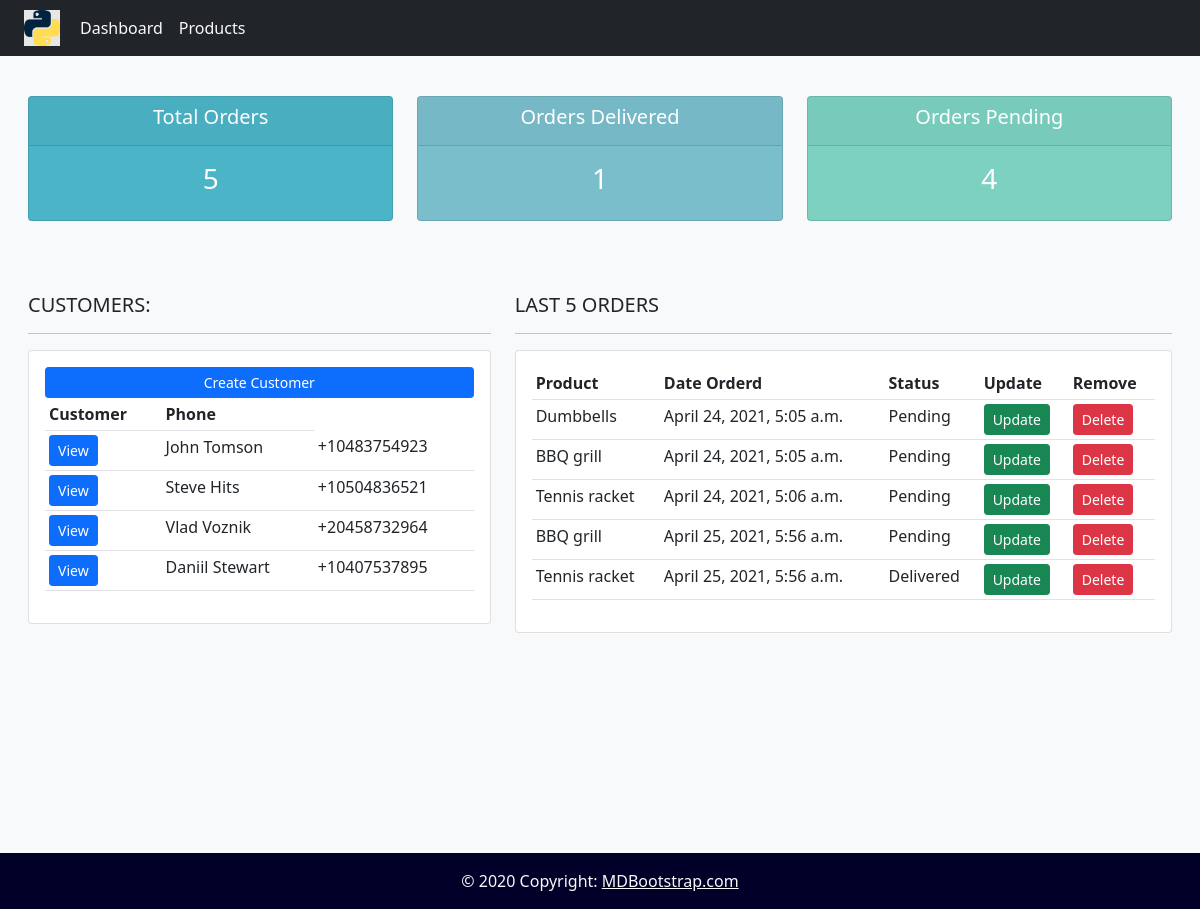
/, run on an earlier commit of the app's database.
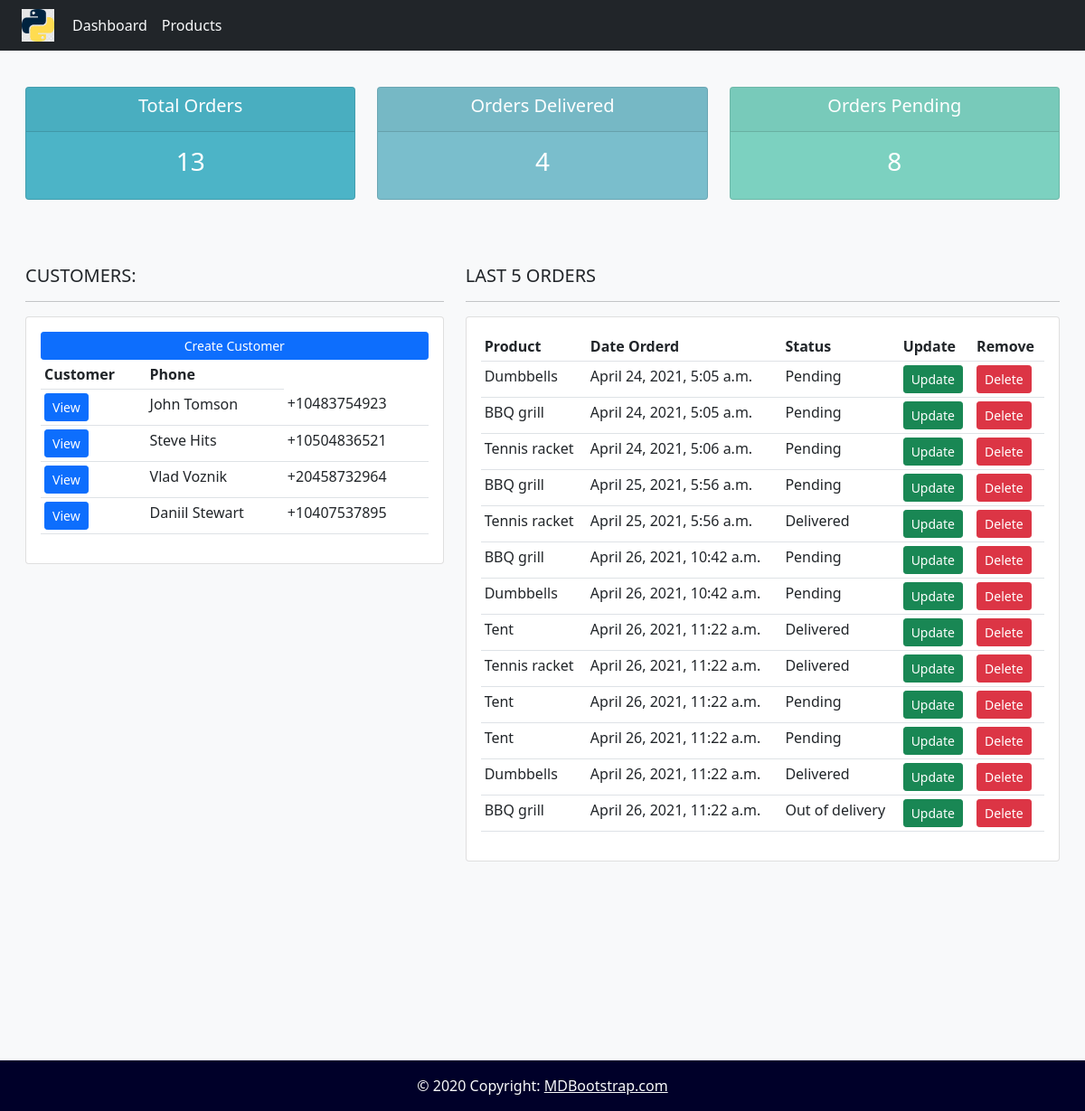
And on a later commit of the database.
### accounts/models.py (models this page shows, shortened)
class Customer(models.Model):
	name					= models.CharField(max_length = 50)
	email 					= models.EmailField(max_length = 250)
	phone_number 			= models.CharField(max_length = 12)
	date_created			= models.DateTimeField(auto_now_add = True ,null = True)
	class Meta:
		verbose_name = "Customer"
		verbose_name_plural = "Customers"

class Order(models.Model):
	STATUS = (
		('Pending','Pending'),
		('Out of delivery','Out of delivery'),
		('Delivered','Delivered')
		)
	customer 			= models.ForeignKey(Customer, null = True, on_delete=models.SET_NULL)
	product 			= models.ForeignKey(Product, null = True, on_delete=models.SET_NULL)
	date_created		= models.DateTimeField(auto_now_add = True, null = True)
	status 				= models.CharField(max_length = 100, choices = STATUS)
	note 				= models.CharField(max_length = 1000, null = True)
	class Meta:
		verbose_name = "Order"
		verbose_name_plural = "Orders"

class Product(models.Model):
	CATEGORY = (
		('Indoor','Indoor'),
		('Out door','Outdoor'),
		)
	name 				= models.CharField(max_length = 200, null = True)
	price 				= models.FloatField(null = True)
	category 			= models.CharField(max_length = 200, null = True, choices = CATEGORY)
	description 		= models.CharField(max_length = 200, null = True)
	date_created		= models.DateTimeField(auto_now_add = True, null = True)
	tag 				= models.ManyToManyField(Tag)
	def __str__(self):
		return self.name
	class Meta:
		verbose_name = "Product"
		verbose_name_plural = "Products"

### accounts/views.py (the view)
# urls.py: path('', views.homepage, name = 'home' ),
def homepage(request):
	customers = Customer.objects.all()
	orders = Order.objects.all()
	total_orders = orders.count()
	orders_delivered = Order.objects.filter(status="Delivered").count()
	orders_pending = Order.objects.filter(status="Pending").count()
	return render(request,'accounts/home.html',
		{"customers":customers,
		"orders":orders,
		"total_orders":total_orders,
		"orders_delivered":orders_delivered,
		"orders_pending":orders_pending,
		}
		)

### accounts/templates/accounts/home.html
{% extends 'base.html' %}
{% block content %}
{%  include 'accounts/status.html' %}
<br>
<div class="row w-85 p-3 mx-auto">
	<div class="col-md-5">
		<h5>CUSTOMERS:</h5>
		<hr>
		<div class="card card-body">
			<a class="btn btn-primary  btn-sm btn-block" href="">Create Customer</a>
			<table class="table table-sm">
				<tr>
					<th>Customer</th>
					<th>Phone</th>
				</tr>
				{% for i in customers %}
				<tr>
					<td><a class="btn btn-sm btn-primary" href="{% url 'customer' i.id %}">View</a></td>
					<td>{{ i.name }}</td>
					<td>{{ i.phone_number }}</td>
				</tr>
				{% endfor %}
			</table>
		</div>
	</div>
	<div class="col-md-7">
		<h5>LAST 5 ORDERS</h5>
		<hr>
		<div class="card card-body">
			<table class="table table-sm">
				<tr>
					<th>Product</th>
					<th>Date Orderd</th>
					<th>Status</th>
					<th>Update</th>
					<th>Remove</th>
				</tr>
				{% for order in orders %}
				<tr>
					<td>{{ order.product }}</td>
					<td>{{ order.date_created }}</td>
					<td>{{ order.status }}</td>
					<td><a class="btn btn-sm btn-success" href="{% url 'update_order' order.id %}">Update</a></td>
					<td><a class="btn btn-sm btn-danger" href="{% url 'delete_order' order.id %}">Delete</a></td>
				</tr>
				{% endfor %}
			</table>
		</div>
	</div>
</div>
{% endblock content %}

### templates/base.html (shortened to what this page needs)
{% load static %}
<!DOCTYPE html>
<html>
<head>
	<link rel="stylesheet" type="text/css" href="{% static '/css/status.css' %}">
	<link href="https://cdn.jsdelivr.net/npm/bootstrap@5.0.0-beta3/dist/css/bootstrap.min.css" rel="stylesheet">
</head>
<body class="bg-light">
{% include 'snippets/header.html' %}
{% block content %}
{% endblock content %}
{% include 'snippets/footer.html' %}
</body>
</html>

### templates/snippets/header.html (shortened to what this page needs)
{% load static %}
<nav class="navbar navbar-expand-lg navbar-dark bg-dark">
  <img src="{% static 'images/logo.png' %}" style ="width: 3%; height: 3%; margin-left: 2%;">
    <div class="container-fluid">
      <div class="collapse navbar-collapse" id="navbarSupportedContent">
        <ul class="navbar-nav me-auto mb-2 mb-lg-0">
          <li class="nav-item">
            <a class="nav-link active text-light" aria-current="page">Dashboard</a>
          </li>
          <li class="nav-item">
            <a class="nav-link active text-light" aria-current="page"
            href="{% url 'products' %}">Products</a>
          </li>
        </ul>
      </div>
    </div>
</nav>

### accounts/templates/accounts/status.html
<br>
<div class="row w-85 p-3 mx-auto">
	<div class="col">
		<div class="col-md">
			<div class="card text-center text-white  mb-3" id="total-orders">
			  	<div class="card-header">
			  		<h5 class="card-title">Total Orders</h5>
			  	</div>
			  	<div class="card-body">
			    	<h3 class="card-title">{{total_orders}}</h3>
			  	</div>
			</div>
		</div>
	</div>
	<div class="col">
		<div class="col-md">
			<div class="card text-center text-white  mb-3" id="orders-delivered">
			  	<div class="card-header">
			  		<h5 class="card-title">Orders Delivered</h5>
			  	</div>
			  	<div class="card-body">
			    	<h3 class="card-title">{{orders_delivered}}</h3>
			  	</div>
			</div>
		</div>
	</div>
	<div class="col">
		<div class="col-md">
			<div class="card text-center text-white  mb-3" id="orders-pending">
			  	<div class="card-header">
			  		<h5 class="card-title">Orders Pending</h5>
			  	</div>
			  	<div class="card-body">
			    	<h3 class="card-title">{{orders_pending}}</h3>
			  	</div>
			</div>
		</div>
	</div>
</div>

### templates/snippets/footer.html
  <div class="text-center p-3 text-light" style="background-color: #000029; margin-top:17%;">
    © 2020 Copyright:
    <a class="text-light" href="https://mdbootstrap.com/">MDBootstrap.com</a>
  </div>

### static/css/status.css (style rules this page uses)
body { background-color: #ebeff5; }
#total-orders { background-color: #4cb4c7; }
#orders-delivered { background-color: #7abecc; }
#orders-pending { background-color: #7cd1c0; }

What changed in the data, as far as the page shows it:
added Order: product "BBQ grill", date_created "April 26, 2021, 10:42 a.m.", status "Pending"
added Order: product "Dumbbells", date_created "April 26, 2021, 10:42 a.m.", status "Pending"
added Order: product "Tent", date_created "April 26, 2021, 11:22 a.m.", status "Delivered"
added Order: product "Tennis racket", date_created "April 26, 2021, 11:22 a.m.", status "Delivered"
added Order: product "Tent", date_created "April 26, 2021, 11:22 a.m.", status "Pending"
added Order: product "Tent", date_created "April 26, 2021, 11:22 a.m.", status "Pending"
added Order: product "Dumbbells", date_created "April 26, 2021, 11:22 a.m.", status "Delivered"
added Order: product "BBQ grill", date_created "April 26, 2021, 11:22 a.m.", status "Out of delivery"
Also different on the page:
{{ total_orders }}: "5" → "13"
{{ orders_delivered }}: "1" → "4"
{{ orders_pending }}: "4" → "8"
